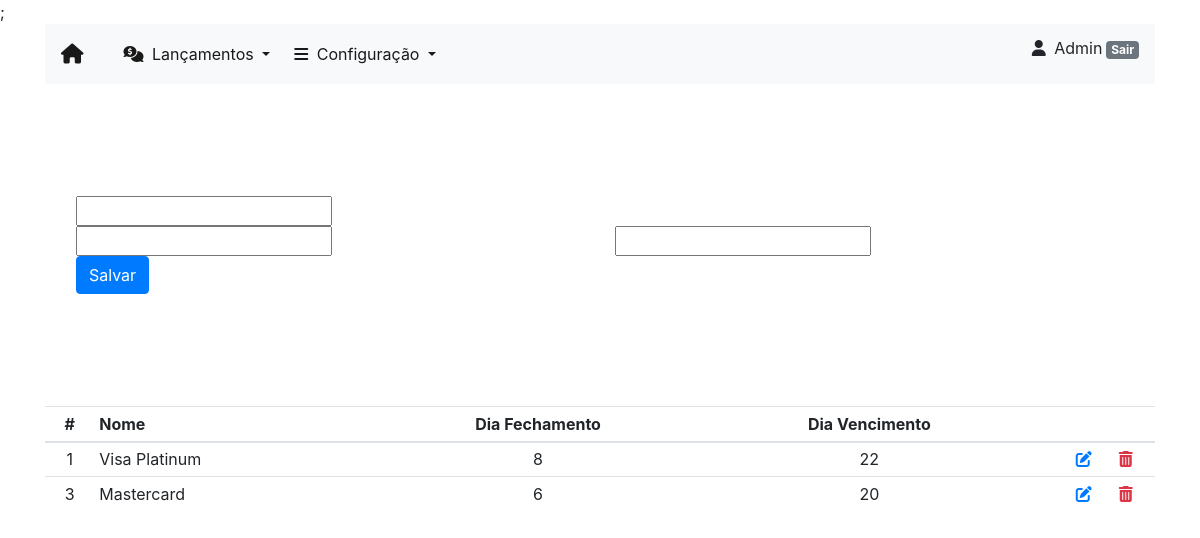
/contas/conta/ (signed in), run on the app's committed database.
### contas/models.py (models this page shows, shortened)
class Conta(models.Model):
    nome = models.CharField(max_length=30)
    dia_fechamento = models.IntegerField()
    dia_vencimento = models.IntegerField()

### contas/views.py (the view)
# urls.py: path('conta/', conta_new, name='conta_new'),
@login_required
def conta_new(request):
    form = ContaForm(request.POST or None)
    relatorio = Conta.objects.all().order_by('id')
    button = 'Salvar'
    if form.is_valid():
        form.save()
        return redirect('conta_new')
    return render(request, 'new_conta.html', {'form': form, 'relatorio': relatorio, 'nome_botao': button})

### contas/forms.py
class ContaForm(forms.ModelForm):
    class Meta:
        model = Conta
        fields = ['nome', 'dia_fechamento', 'dia_vencimento']

### contas/templates/new_conta.html (shortened to what this page needs)
{% extends 'base.html' %}
{% load bootstrap %}
{% block main %}
    <div class="jumbotron jumbotron-fluid bg-transparent">
        <form method="POST" enctype="multipart/form-data">
            <div class="row justify-content-center mx-3">
                <div class="col">
                    {{ form.nome|bootstrap }}
                    <div class="row">
                        <div class="col">{{ form.dia_fechamento|bootstrap }}</div>
                        <div class="col">{{ form.dia_vencimento|bootstrap }}</div>
                    </div>
                    <button type="submit" class="btn btn-primary">{{ nome_botao }}</button>
                </div>
            </div>
        </form>
    </div>
    <div class="row justify-content-center">
        <div class="col">
            <table class="table table-sm mt-3">
                <thead>
                <tr>
                    <th class="text-center">#</th>
                    <th class="text-left">Nome</th>
                    <th class="text-center">Dia Fechamento</th>
                    <th class="text-center">Dia Vencimento</th>
                    <th></th>
                    <th></th>
                </tr>
                </thead>
                <tbody>
                {% for item in relatorio %}
                <tr>
                    <td class="text-center">{{ item.id }}</td>
                    <td class="text-left">{{ item.nome }}</td>
                    <td class="text-center">{{ item.dia_fechamento }}</td>
                    <td class="text-center">{{ item.dia_vencimento }}</td>
                    <td class="text-right"><a href="{% url 'conta_update' item.id %}" class="text-primary"><i class="fas fa-edit"></i></a></td>
                    <td class="text-center"><a href="{% url 'delete_conta' item.id %}" class="confirm-delete text-danger" title="Delete" data-toggle="modal" data-target="#confirmDeleteModal" id="deleteButton{{item.id}}"><i class="fas fa-trash-alt"></i></a></td>
                </tr>
                {% endfor %}
                </tbody>
            </table>
        </div>
    </div>
{% endblock %}

### templates/base.html (shortened to what this page needs)
{% load static %}
<!DOCTYPE html>
<html lang="pt-br">
<head>
    <link rel="stylesheet" href="https://stackpath.bootstrapcdn.com/bootstrap/4.4.1/css/bootstrap.min.css">
    <link rel="stylesheet" href="{% static 'css/sticky-footer.css' %}">
    <link rel="stylesheet" href="{% static 'css/style.css' %}">
</head>
<body>
    <header class="container">
        <nav class="navbar navbar-expand-lg navbar-light bg-light mb-5">
            <a class="navbar-brand mr-4" href="{% url 'index' %}">
                <i class="fas fa-home"></i>
            </a>
            <div class="collapse navbar-collapse" id="navbarNavDropdown">
                <ul class="navbar-nav">
                    <li class="nav-item dropdown ml-2">
                        <a class="nav-link active dropdown-toggle" href="#" id="navbarDropdownMenuLink" role="button" data-toggle="dropdown" aria-haspopup="true" aria-expanded="false">
                            <i class="fas fa-comments-dollar mr-1"></i> Lançamentos
                        </a>
                    </li>
                    <li class="nav-item dropdown ml-2">
                        <a class="nav-link active dropdown-toggle" href="#" id="navbarDropdownMenuLink" role="button" data-toggle="dropdown" aria-haspopup="true" aria-expanded="false">
                            <i class="fas fa-bars mr-1"></i> Configuração
                        </a>
                    </li>
                </ul>
            </div>
            {% if user.is_authenticated %}
            <p class="desktop text-capitalize text-right mt-1"><i class="fas fa-user mr-1"></i> {{ user.username }}<a class="badge badge-secondary ml-1" href="{% url 'logout' %}">Sair</a></p>
            {% else %}
            <a class="desktop btn btn-secondary ml-1" href="{% url 'login' %}">Login</a>
            {% endif %}
        </nav>
    </header>
    <div class="container">
            {% block main %}{% endblock %}
    </div>
</body>
</html>

### static/css/style.css (style rules this page uses)
@media only screen and (min-width: 500px) { .desktop { display: inline !important; } }

### data on the page
Conta: id "1", nome "Visa Platinum", dia_fechamento "8", dia_vencimento "22"
Conta: id "3", nome "Mastercard", dia_fechamento "6", dia_vencimento "20"

### other printed values
{{ user.username }} "Admin"
{{ nome_botao }} "Salvar"
